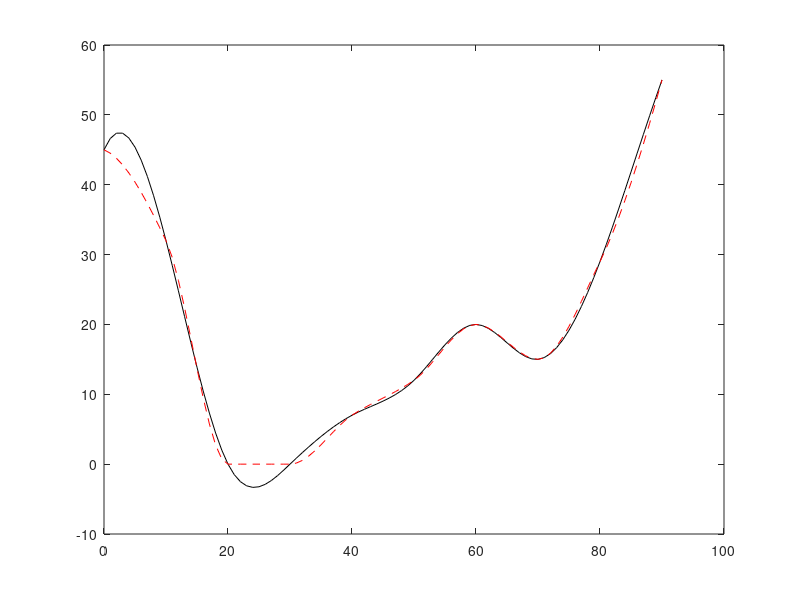

This chart was generated by the following MATLAB code:
t =0:10:90;
s = [45 32 0 0 7 12 20 15 29 55];
% Intepolation  using 
tI = 0:90;
sI =spline(t,s,tI);
plot(tI,sI,'-k');
hold on
% Interpolation using PCHIP
sI_pc = pchip(t,s,tI);
plot(tI,sI_pc,'--r')